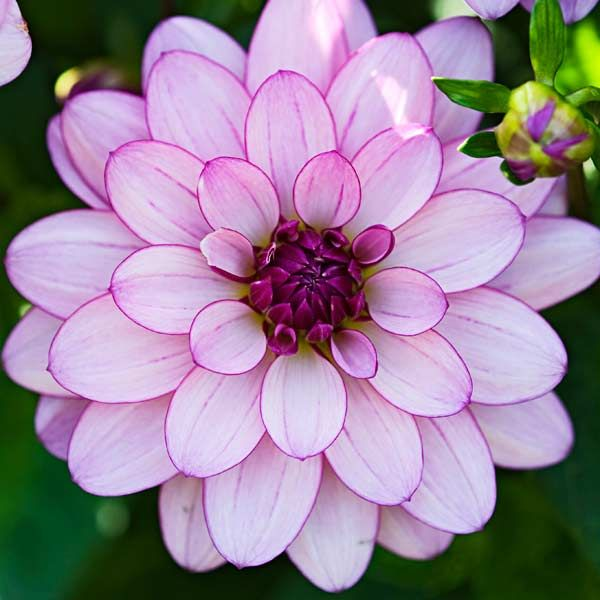
#> input picture flower.jpg, 600 x 600 px
$ python pillow.py
#> lines starting #> are read from the running program, lines starting #| are printed output that depends on the picture; pictures that were not available may be replaced by others from this repository, and a replacement may not be noted
from PIL import Image

img=Image.open("flower.jpg")
#> img is the input picture: PIL image 600x600 RGB; mean R, G, B 151.1, 132.5, 152
print(img.size)
#| (600, 600)
print(img.format)
#| JPEG
img.show()

# crop the image

area=(100,100,400,500)
cropped_img=img.crop(area)
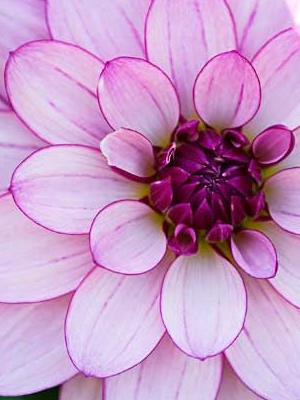
#> cropped_img: PIL image 300x400 RGB; mean R, G, B 197.4, 151.4, 195.6
cropped_img.show()

# combine two image
flower=Image.open("flower.jpg")
bear=Image.open("bear.gif")
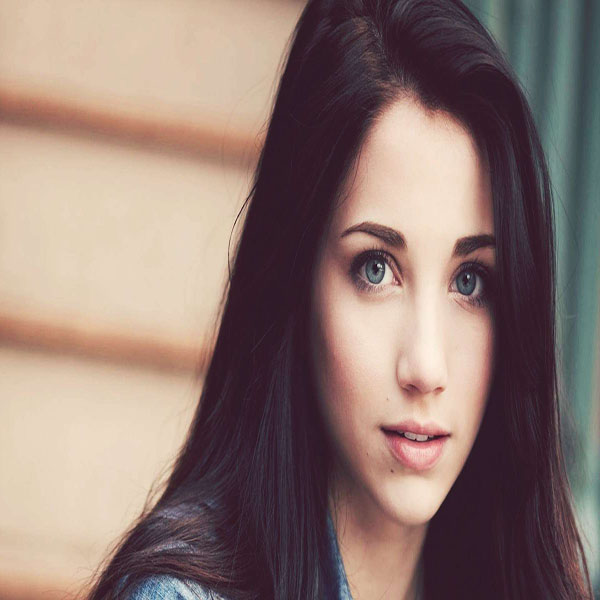
#> input picture girl.jpg, 600 x 600 px, given in place of bear.gif, which was not available
#> bear is the input picture: PIL image 600x600 RGB; mean R, G, B 143.6, 122.1, 115.5
combineArea=(100,100,500,500)
flower.paste(bear)
flower.show()

# getting individual channel color
img1=Image.open("flower.jpg")
r,g,b=img1.split()
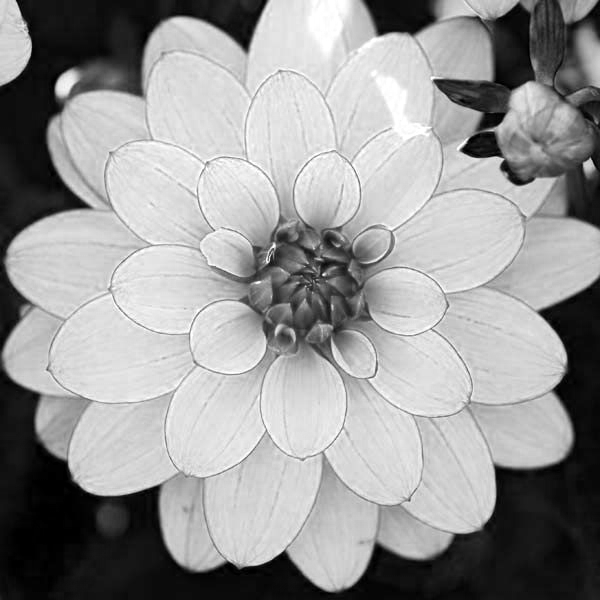
#> r: PIL image 600x600 L; min 0, max 255, mean 151.1
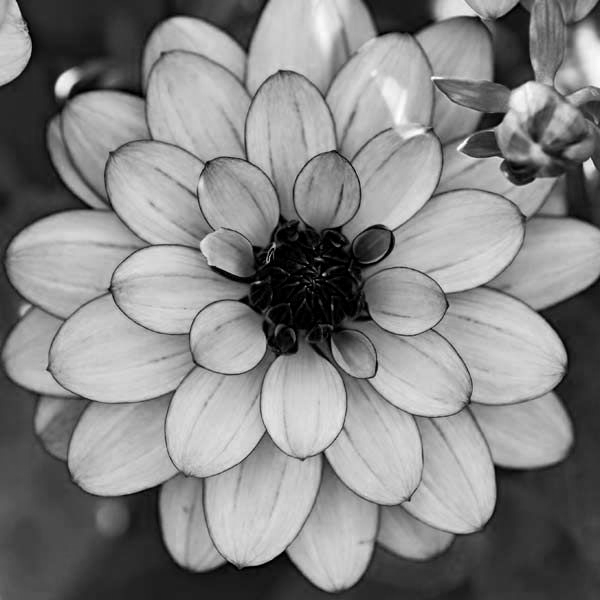
#> g: PIL image 600x600 L; min 0, max 255, mean 132.5
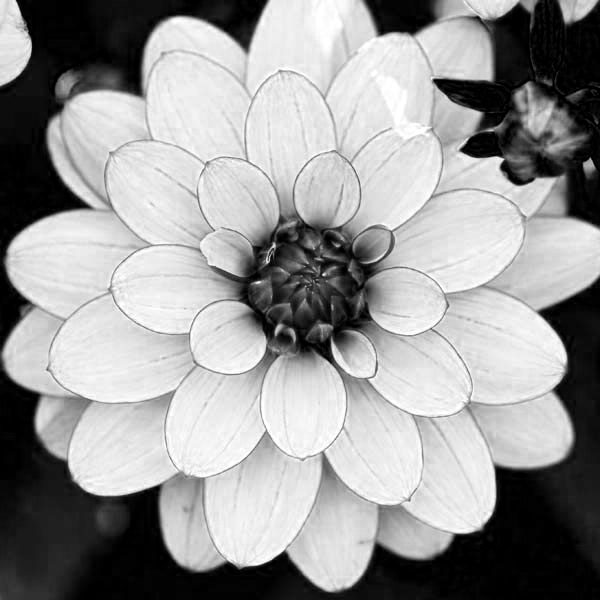
#> b: PIL image 600x600 L; min 0, max 255, mean 152
r.show()
g.show()
b.show()
